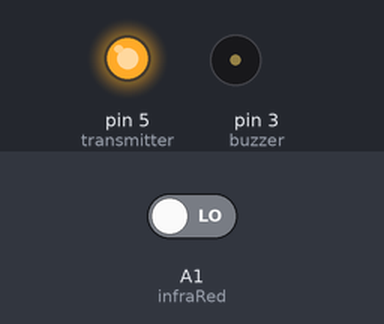
The sketch below on a simulated Arduino Uno, built with avr-gcc and run on an emulated ATmega328P. Shown: output pins drawn as LEDs (lit = HIGH), buzzer (waves = sounding, pin HIGH). The test bench sets the inputs (shaded band); at power-on: A1 (infraRed) LOW.

Above: at 1.2 s.
1.3 s: A1 (infraRed) driven HIGH
At 1.7 s:
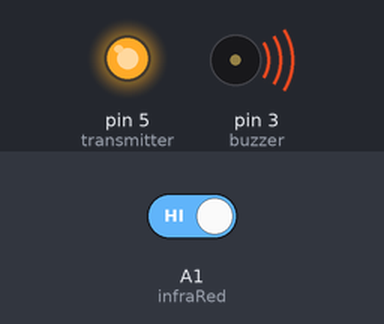
2.8 s: A1 (infraRed) driven LOW
At 4.1 s:
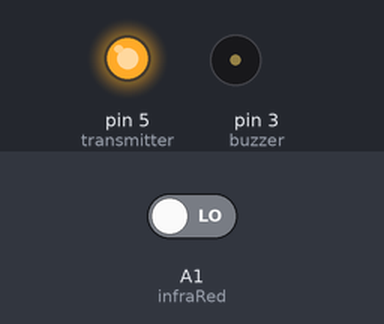
Timing chart, 0 to 5.8 s (numbered marks = the images above; inputs shaded):
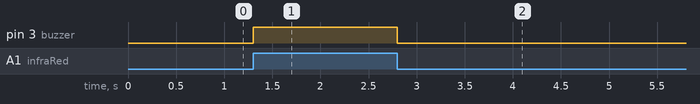

The sketch:

BASIC_I0_SHIELD_INFRA_RED_BUZZER.ino
```cpp
#define buzzer      3
#define transmitter 5
#define infraRed    A1
#define led         6
boolean nilaiIR;
void setup() {
  pinMode(buzzer, OUTPUT);
  pinMode(transmitter, OUTPUT);
  pinMode(infraRed, INPUT);
  digitalWrite(transmitter, HIGH);
}

void loop() {
  nilaiIR=digitalRead(infraRed);
  if(nilaiIR==1) {
    digitalWrite(buzzer, HIGH);
    digitalWrite(led, HIGH);
  }
  else {
    digitalWrite(buzzer, LOW);
    digitalWrite(led, LOW);
  }
}
```

Measured:
- after the input at 1.3 s, pin 3 (buzzer): LOW → HIGH at once
- after the input at 2.8 s, pin 3 (buzzer): HIGH → LOW at once
